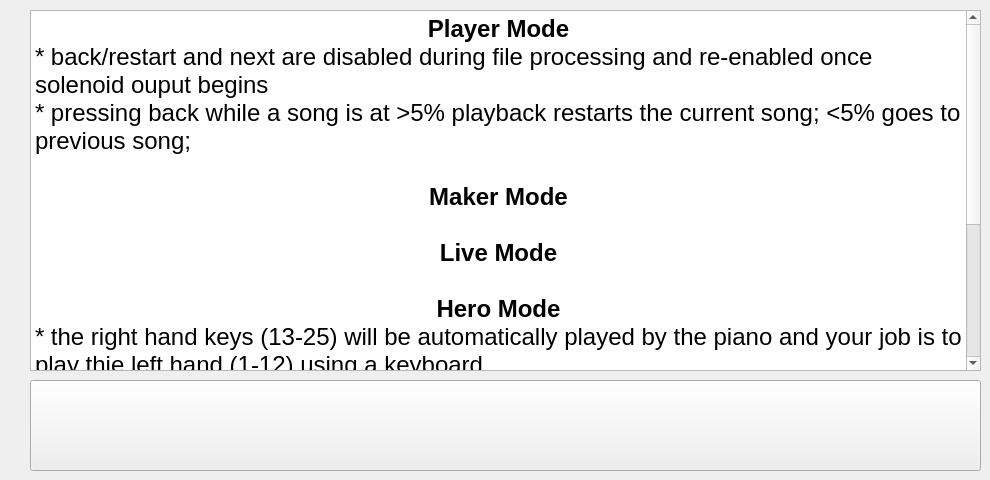
      <widget class="QWidget" name="page_guide">
       <widget class="QWidget" name="layoutWidget_7">
        <property name="geometry">
         <rect>
          <x>30</x>
          <y>380</y>
          <width>951</width>
          <height>91</height>
         </rect>
        </property>
        <layout class="QHBoxLayout" name="horizontalLayout_37">
         <property name="spacing">
          <number>5</number>
         </property>
         <property name="sizeConstraint">
          <enum>QLayout::SetDefaultConstraint</enum>
         </property>
         <property name="margin">
          <number>0</number>
         </property>
         <item>
          <widget class="QPushButton" name="btn_guide_home">
           <property name="sizePolicy">
            <sizepolicy hsizetype="Minimum" vsizetype="MinimumExpanding">
             <horstretch>0</horstretch>
             <verstretch>0</verstretch>
            </sizepolicy>
           </property>
           <property name="font">
            <font>
             <family>Piboto Condensed</family>
             <pointsize>30</pointsize>
            </font>
           </property>
           <property name="focusPolicy">
            <enum>Qt::NoFocus</enum>
           </property>
           <property name="text">
            <string/>
           </property>
           <property name="icon">
            <iconset resource="../resources/resources.qrc">
             <normaloff>:/newPrefix/home.png</normaloff>:/newPrefix/home.png</iconset>
           </property>
           <property name="iconSize">
            <size>
             <width>50</width>
             <height>50</height>
            </size>
           </property>
          </widget>
         </item>
        </layout>
       </widget>
       <widget class="QWidget" name="layoutWidget_12">
        <property name="geometry">
         <rect>
          <x>30</x>
          <y>10</y>
          <width>951</width>
          <height>361</height>
         </rect>
        </property>
        <layout class="QHBoxLayout" name="horizontalLayout">
         <item>
          <widget class="QTextEdit" name="textEdit_guide">
           <property name="font">
            <font>
             <pointsize>18</pointsize>
            </font>
           </property>
           <property name="focusPolicy">
            <enum>Qt::ClickFocus</enum>
           </property>
           <property name="readOnly">
            <bool>true</bool>
           </property>
           <property name="html">
            <string>&lt;!DOCTYPE HTML PUBLIC &quot;-//W3C//DTD HTML 4.0//EN&quot; &quot;http://www.w3.org/TR/REC-html40/strict.dtd&quot;&gt;
&lt;html&gt;&lt;head&gt;&lt;meta name=&quot;qrichtext&quot; content=&quot;1&quot; /&gt;&lt;style type=&quot;text/css&quot;&gt;
p, li { white-space: pre-wrap; }
&lt;/style&gt;&lt;/head&gt;&lt;body style=&quot; font-family:'PibotoLt'; font-size:18pt; font-weight:400; font-style:normal;&quot;&gt;
&lt;p align=&quot;center&quot; style=&quot; margin-top:0px; margin-bottom:0px; margin-left:0px; margin-right:0px; -qt-block-indent:0; text-indent:0px;&quot;&gt;&lt;span style=&quot; font-weight:600;&quot;&gt;Player Mode&lt;/span&gt;&lt;/p&gt;
&lt;p style=&quot; margin-top:0px; margin-bottom:0px; margin-left:0px; margin-right:0px; -qt-block-indent:0; text-indent:0px;&quot;&gt;* back/restart and next are disabled during file processing and re-enabled once solenoid ouput begins&lt;/p&gt;
&lt;p style=&quot; margin-top:0px; margin-bottom:0px; margin-left:0px; margin-right:0px; -qt-block-indent:0; text-indent:0px;&quot;&gt;* pressing back while a song is at &amp;gt;5% playback restarts the current song; &amp;lt;5% goes to previous song;&lt;/p&gt;
&lt;p style=&quot;-qt-paragraph-type:empty; margin-top:0px; margin-bottom:0px; margin-left:0px; margin-right:0px; -qt-block-indent:0; text-indent:0px;&quot;&gt;&lt;br /&gt;&lt;/p&gt;
&lt;p align=&quot;center&quot; style=&quot; margin-top:0px; margin-bottom:0px; margin-left:0px; margin-right:0px; -qt-block-indent:0; text-indent:0px;&quot;&gt;&lt;span style=&quot; font-weight:600;&quot;&gt;Maker Mode&lt;/span&gt;&lt;/p&gt;
&lt;p style=&quot;-qt-paragraph-type:empty; margin-top:0px; margin-bottom:0px; margin-left:0px; margin-right:0px; -qt-block-indent:0; text-indent:0px;&quot;&gt;&lt;br /&gt;&lt;/p&gt;
&lt;p align=&quot;center&quot; style=&quot; margin-top:0px; margin-bottom:0px; margin-left:0px; margin-right:0px; -qt-block-indent:0; text-indent:0px;&quot;&gt;&lt;span style=&quot; font-weight:600;&quot;&gt;Live Mode&lt;/span&gt;&lt;/p&gt;
&lt;p style=&quot;-qt-paragraph-type:empty; margin-top:0px; margin-bottom:0px; margin-left:0px; margin-right:0px; -qt-block-indent:0; text-indent:0px;&quot;&gt;&lt;br /&gt;&lt;/p&gt;
&lt;p align=&quot;center&quot; style=&quot; margin-top:0px; margin-bottom:0px; margin-left:0px; margin-right:0px; -qt-block-indent:0; text-indent:0px;&quot;&gt;&lt;span style=&quot; font-weight:600;&quot;&gt;Hero Mode&lt;/span&gt;&lt;/p&gt;
&lt;p style=&quot; margin-top:0px; margin-bottom:0px; margin-left:0px; margin-right:0px; -qt-block-indent:0; text-indent:0px;&quot;&gt;* the right hand keys (13-25) will be automatically played by the piano and your job is to play thje left hand (1-12) using a keyboard&lt;/p&gt;
&lt;p style=&quot; margin-top:0px; margin-bottom:0px; margin-left:0px; margin-right:0px; -qt-block-indent:0; text-indent:0px;&quot;&gt;* just press the keys as they light up in yellow&lt;/p&gt;
&lt;p style=&quot; margin-top:0px; margin-bottom:0px; margin-left:0px; margin-right:0px; -qt-block-indent:0; text-indent:0px;&quot;&gt;* green indicates a successful hit and you will be rewarded with points added to your score&lt;/p&gt;
&lt;p style=&quot; margin-top:0px; margin-bottom:0px; margin-left:0px; margin-right:0px; -qt-block-indent:0; text-indent:0px;&quot;&gt;* red indicates a miss, either because an inccorrect key was pressed or a key was missed all together (stayed yellow - need better wording) and this results in a small health reduction&lt;/p&gt;
&lt;p style=&quot; margin-top:0px; margin-bottom:0px; margin-left:0px; margin-right:0px; -qt-block-indent:0; text-indent:0px;&quot;&gt;* there is no need to hold a key, tapping will sufice and is actually advised&lt;/p&gt;
&lt;p style=&quot; margin-top:0px; margin-bottom:0px; margin-left:0px; margin-right:0px; -qt-block-indent:0; text-indent:0px;&quot;&gt;*be sure to include what each difficulty setting changes!!!&lt;/p&gt;&lt;/body&gt;&lt;/html&gt;</string>
           </property>
          </widget>
         </item>
        </layout>
       </widget>
      </widget>
